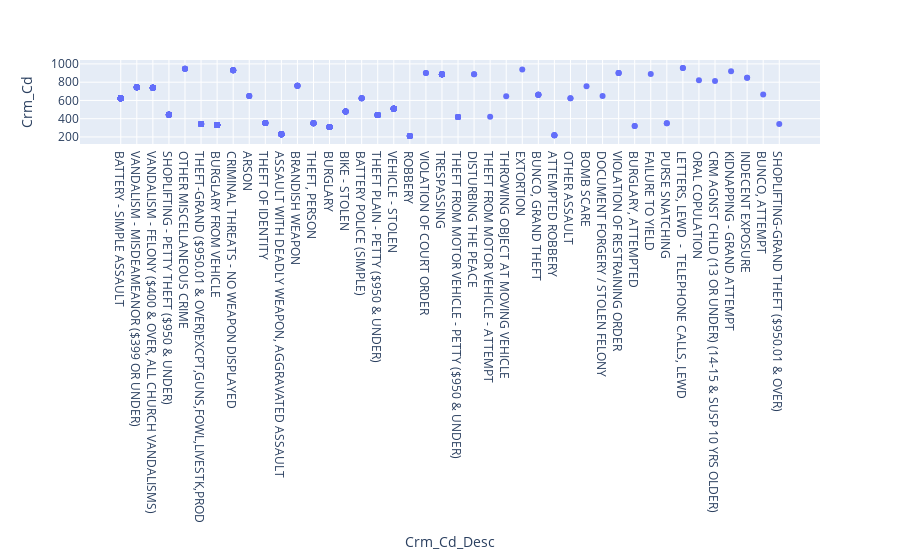

Notebook code cell kept with this figure:
### Code cell
# What is the distribution of reported crimes based on Crime Code?
import plotly.express as px
fig = px.scatter(df, x = "Crm_Cd_Desc", y = "Crm_Cd")
fig

### Figure 1 — Plotly figure (JSON) as saved in the notebook; plotly's stock layout.template omitted (floating-point values rounded to 4 significant figures; data arrays with more than 128 entries replaced by an {"elided": "..."} marker saying what was removed)
{"data": [{"hovertemplate": "Crm_Cd_Desc=%{x}<br>Crm_Cd=%{y}<extra></extra>", "legendgroup": "", "marker": {"color": "#636efa", "symbol": "circle"}, "mode": "markers", "name": "", "orientation": "v", "showlegend": false, "type": "scatter", "x": {"elided": "499 str values"}, "xaxis": "x", "y": {"elided": "499 int values"}, "yaxis": "y"}], "layout": {"autosize": true, "legend": {"tracegroupgap": 0}, "margin": {"t": 60}, "xaxis": {"anchor": "y", "autorange": true, "domain": [0, 1], "range": [-2.481, 43.48], "title": {"text": "Crm_Cd_Desc"}, "type": "category"}, "yaxis": {"anchor": "x", "autorange": true, "domain": [0, 1], "range": [106.5, 1059.0], "title": {"text": "Crm_Cd"}, "type": "linear"}}}
